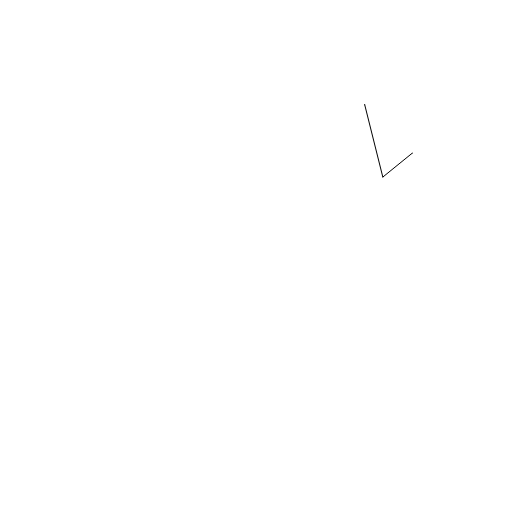
Frame 1 (no input)
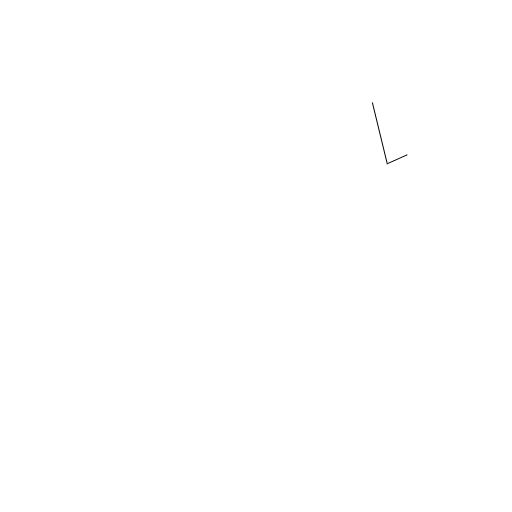
Frame 60 (no input)
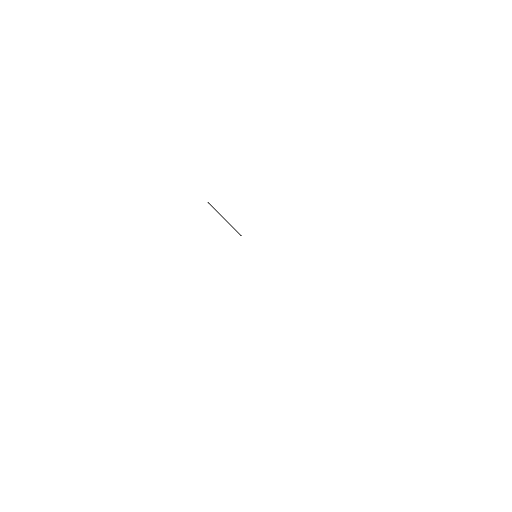
Frame 120 (the mouse pressed at the canvas centre since frame 60)

The p5.js sketch that drew these frames (run headless with seeded random() and noise() and a simulated clock; from frame 60 on, the mouse is pressed at the canvas centre):

// p5.js sketch
// ── sketch.js
let x = [];
let y = [];
let numPoints = 3;
let speed = 2;

function setup() {
  createCanvas(512, 512);

  // Inicializar las posiciones de los puntos
  for (let i = 0; i < numPoints; i++) {
    x[i] = random(width);
    y[i] = random(height);
  }
}

function draw() {
  background(255);


  // Dibujar los puntos en las posiciones actuales
  beginShape();
  for (let i = 0; i < numPoints; i++) {
    x[i] += random(-speed, speed);
    y[i] += random(-speed, speed);

    // Verificar si los puntos salen de la pantalla y volverlos a colocar dentro
    if (x[i] < 0 || x[i] > width || y[i] < 0 || y[i] > height) {
      x[i] = random(width);
      y[i] = random(height);
    }

    // Dibujar los puntos en las posiciones actuales
    point(x[i], y[i]);
    vertex(x[i], y[i]);
  }
  endShape();

  console.log("X: " + mouseX + " Y:" + mouseY);
}
function mousePressed() {
  if (mouseButton === RIGHT) {
    // Multiplicar numPoints por 2
    numPoints *= 2;
  } else if (mouseButton === LEFT) {
    numPoints /= 2;
  }

  // Limpiar y volver a inicializar las posiciones de los puntos
  x = [];
  y = [];
  for (let i = 0; i < numPoints; i++) {
    x[i] = random(width);
    y[i] = random(height);
  }
}
